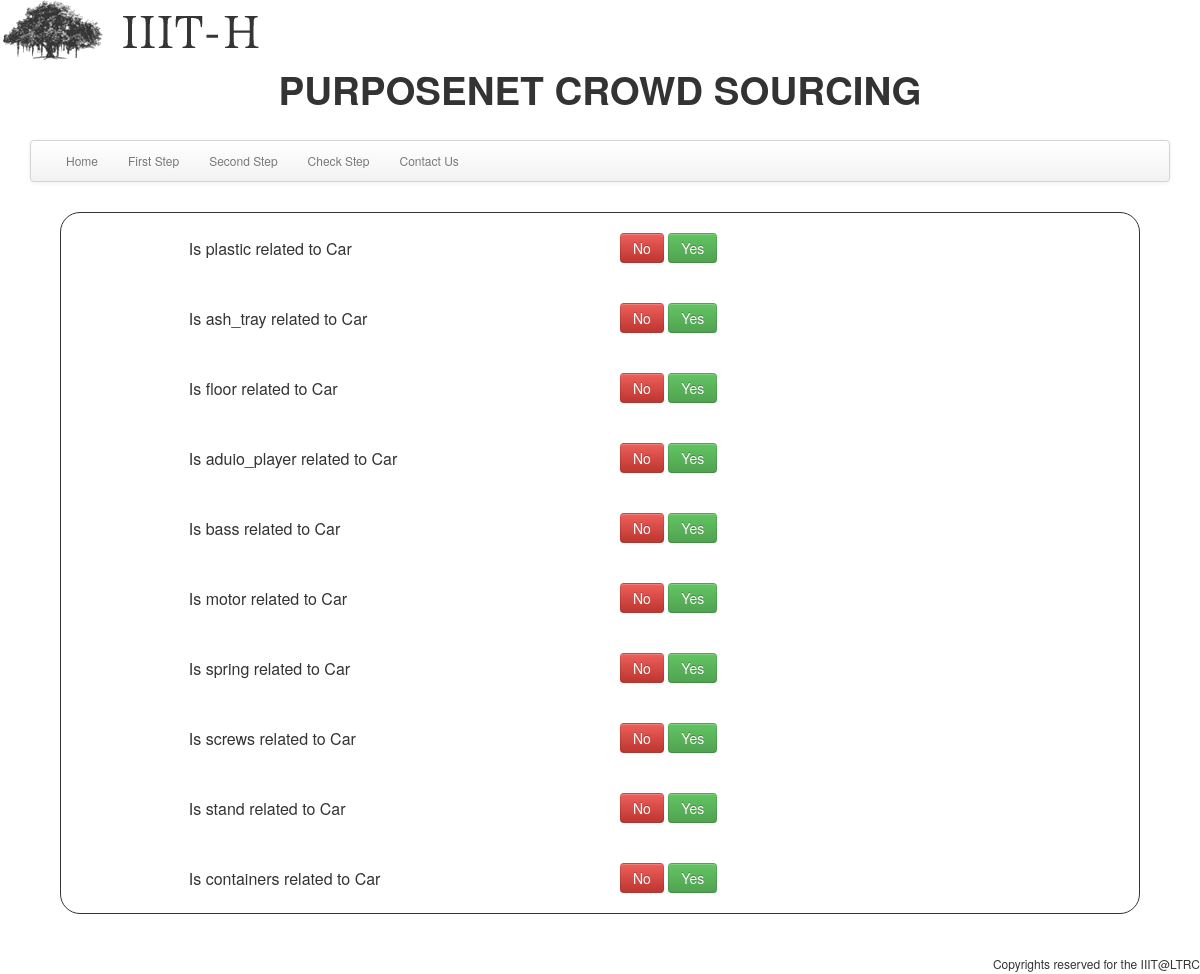
Screenshot of /main.php with the database file from the repository.
### tables this page shows
CREATE TABLE `temp` (
  `id` int(11) NOT NULL AUTO_INCREMENT,
  `main` text NOT NULL,
  `artifacts` text NOT NULL,
  `count` int(11) NOT NULL,
  PRIMARY KEY (`id`)
);

### main.php (the view, shortened to what this page needs)
<html>
  <head>
     <link rel="stylesheet" href="css/bootstrap.css">
  </head>
<body style="background-color:white;font-size:12;">
<img src="../iiith.png">
<h1 style="text-align:center;">PURPOSENET CROWD SOURCING</h1>
<div style="margin:30;">
	<div class="navbar">
		<div class="navbar-inner">
			<ul class="nav">
				<li><a href="./home.php" class="divider-vertical;">Home</a></li>
				<li><a href="./firststep.php" class="divider-vertical;">First Step</a></li>
				<li><a href="./theme.php" class="divider-vertical;">Second Step</a></li>
				<li><a href="./check/main.php" class="divider-vertical;">Check Step</a></li>
				<li><a href="./contact.php" class="divider-vertical;">Contact Us</a></li>
			</ul>
		</div>
	</div>
</div>
<div class="container-fluid">
<div style="
-moz-border-radius: 10px;
-webkit-border-radius: 10px;
border-radius: 20px;
border:1px solid;
background-color:#FFFFFF;
margin-right:40;
margin-left:40;
margin-bottom:40;">
<table width="80%" align="center" cellpadding="20" cellspacing="20">
<?php
$l = 0;
$result = mysql_query("SELECT * FROM temp ORDER BY count ASC LIMIT $l,10");
$len = mysql_num_rows($result);
for( $i=0;$i<$len;$i++)
{
?>
<tr>
<td width="40%">
Is <?php $row = mysql_fetch_array($result);echo $row["artifacts"] ?> related to Car
</td>
<td width="40%">
    <button class="btn btn-danger" id=<?php printf("no$i"); ?> >No</button><span id=<?php printf("ob$i"); ?> style="color:red;" ></span>
    <button class="btn btn-success" id=<?php printf("yes$i"); ?> >Yes</button><span id=<?php printf("oa$i"); ?> style="color:green;"></span>
</td
</tr>
<?php
}
?>
</table>
</div>
</div>
<div id="footer" style="float:right;">
Copyrights reserved for the IIIT@LTRC
</div>
</body>
</html>

### rows the page displays
temp: artifacts "plastic"
temp: artifacts "ash_tray"
temp: artifacts "floor"
temp: artifacts "aduio_player"
temp: artifacts "bass"
temp: artifacts "motor"
temp: artifacts "spring"
temp: artifacts "screws"
temp: artifacts "stand"
temp: artifacts "containers"
